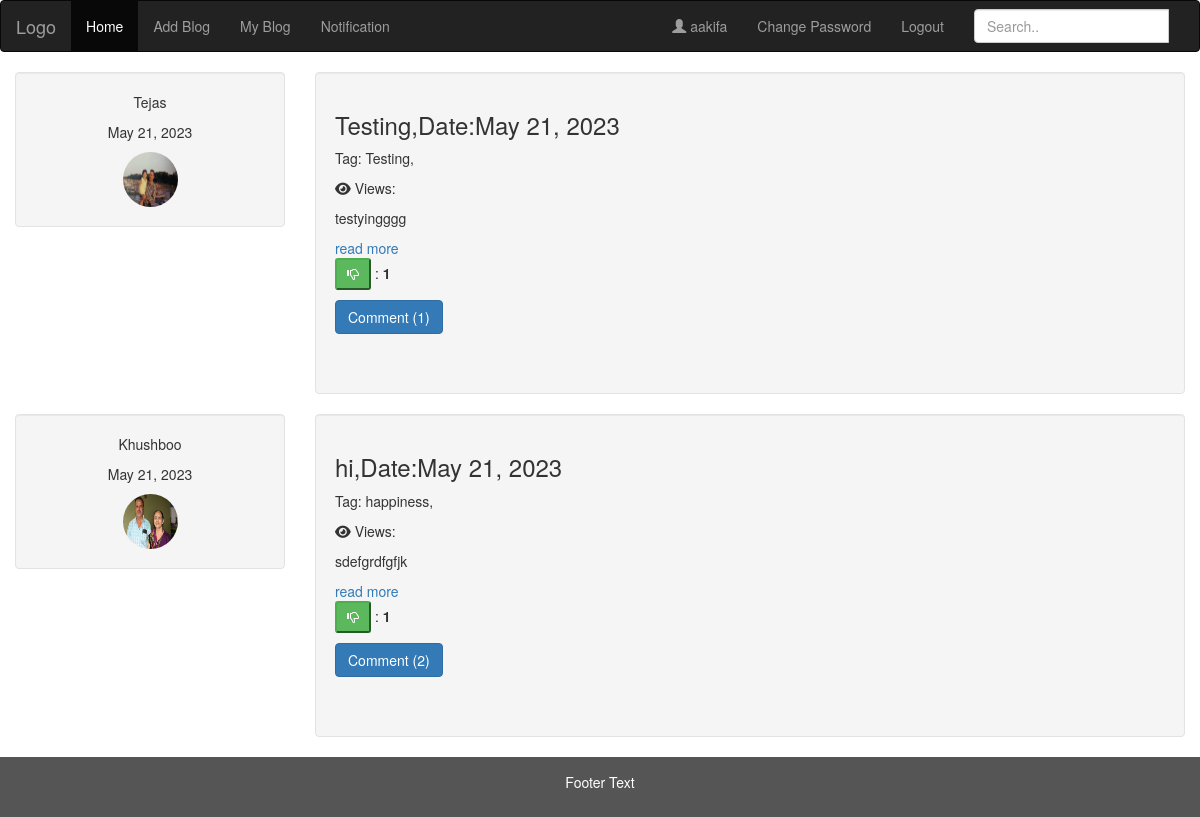
The page /userApp/index/ (signed in) on the database its author committed.
### blogmanageApp/models.py (models this page shows, shortened)
@python_2_unicode_compatible
class Post(models.Model):
    title = models.CharField(max_length= 200)
    title_tag = models.CharField(max_length= 200)
    author = models.ForeignKey(User, on_delete = models.CASCADE)
    tag = models.ManyToManyField(Tag)
    body = RichTextField(blank = True, null = True)
    post_date = models.DateField(auto_now_add= True)
    Category = models.ForeignKey(Category, on_delete = models.CASCADE)
    like = models.ManyToManyField(User,related_name= 'likes')
    status = models.BooleanField( default = False , null = True)
    hit_count_generic = GenericRelation(HitCount, object_id_field='object_pk',related_query_name='hit_count_generic_relation')

class Tag(models.Model):
    tag_name = models.CharField(max_length= 200)
    def __str__(self):
        return self.tag_name

### accountApp/models.py (models this page shows, shortened)
class Profile(models.Model):
    user = models.OneToOneField(User,on_delete = models.CASCADE)
    mobileno = models.CharField(max_length= 11)
    avatar = models.ImageField(upload_to = 'avatars/')
    location = models.CharField(max_length = 200)
    birth_date = models.DateField(null= True)
    bio = models.TextField(max_length = 500, blank=True)

### userApp/views.py (the view)
# urls.py: path('index/',views.index, name = 'index'),
@login_required(login_url= 'login')
def index(request):
    id = request.session['id']
    user_profile = User.objects.filter(id = id)
    '''
    print(request.method)
    if request.method == "GET":
        search_text = request.GET.get('search_text')

        if search_text is not None and search_text != u"":
            search_text = request.GET.get('search_text')
            post = Post.objects.filter(title__istartswith = search_text).filter(status = True).order_by('-post_date')

        else:
            post = []
            post = Post.objects.filter(status = True).order_by('-post_date')
    '''
    post = Post.objects.filter(status = True ).order_by('-post_date')
    paginator = Paginator(post,10)
    page = request.GET.get('page')
    try:
        posts = paginator.page(page)
    except PageNotAnInteger:
        posts = paginator.page(1)
    except EmptyPage:
        posts = paginator.page(paginator.num_pages)
    post_id = Post.objects.filter(author = id , status = True)
    comment = UserPostComment.objects.all()
    comment_filter = UserPostComment.objects.values('post_id' ).annotate(total = Count('user_id')).filter(parent_id = None)
    context ={
        'user_profile':user_profile,
        'post_detail': post,
        'comment' : comment,
        'comment_filter' : comment_filter,
        'page' : page,
        'posts' : posts,
    }
    return render(request,'userApp/index.html',context)

### userApp/templates/userApp/index.html (shortened to what this page needs)
{% extends 'userApp/base.html' %}
{% load i18n %}
{% block content %}
{% load static %}
{% load humanize %}
{% load hitcount_tags %}
<div class="container text-center" >
  <div class="row">
    <div id ="main_content" >
      {% for post in posts  %}
      <div class="row"    >
        <div class="col-sm-3">
          <div class="well">
           <p>{{ post.author.first_name }} </p>
           <p>{{ post.post_date}}</p>
           <img src="../media/{{ post.author.profile.avatar }}" class="img-circle" height="55" width="55" alt="Avatar">
          </div>
        </div>
        <div class="col-sm-9">
          <div class="well text-left">
            <h3>{{ post.title}},Date:{{ post.post_date }}</h3>
            <p >Tag: {{ post.tag.all|join:", " }},</p>
            <p>    <i class="fas fa-eye"></i>
              Views: {% get_hit_count for post %}</p>
            <div>
            {{ post.body|safe|truncatewords:"50"|linebreaks }}
            </div>
            <a href="{% url 'post' post.id %}">read more</a>
            {% if user.username in post.like.all|join:", " %}
            <p>
            <button type="button" class="dislike btn-success btn-sm" data ="{{post.id}}"  id = "like{{post.id}}">
              <span class="glyphicon glyphicon-thumbs-down" id = "icon{{post.id}}" ></span>
            </button>
            {% else %}
            <p><button type="button" class="like btn-default btn-sm" data ="{{post.id}}" id = "like{{post.id}}">
              <span class="glyphicon glyphicon-thumbs-up" id = "icon{{post.id}}" ></span>
            </button>
            {% endif %}
          :<span><b id = 'likedisplay{{post.id}}'> {{ post.like.count}}</b></span></p>
          <button class="comment btn btn-large btn-primary" data1 ="{{post.id}}" >Comment
          {% for comment_f in comment_filter %}
            {% if comment_f.post_id == post.id %}
            <span id="total_comment{{post.id}}">
            ({{ comment_f.total }})           </span>
            {% endif %}
          {% endfor %}
          </button><br><br>
              <br>
          </div>
        </div>
      </div>
    {% endfor %}
    </div>
  </div>
</div>
{% endblock %}

### userApp/templates/userApp/base.html (shortened to what this page needs)
<!DOCTYPE html>
{% load i18n %}
<html lang="en">
<head>
  {% load static %}
  <link rel="stylesheet" href="https://maxcdn.bootstrapcdn.com/bootstrap/3.4.1/css/bootstrap.min.css">
</head>
<body  >
<nav class="navbar navbar-inverse">
  <div class="container-fluid">
    <div class="navbar-header">
      <a class="navbar-brand" href="#">Logo</a>
    </div>
    <div class="collapse navbar-collapse" id="myNavbar">
      <ul class="nav navbar-nav">
        <li class="active"><a href="{% url 'login' %}">Home</a></li>
        <li><a href="{% url 'blog' %}">Add Blog</a></li>
        <li><a href="{% url 'user_blog' %}">My Blog</a></li>
        <li><a href="{% url 'notification' %}">Notification</a></li>
      </ul>
      <div class="navbar-form navbar-right" role="search">
        <div class="form-group input-group">
          <input type="text" class="form-control" id ="search" placeholder="Search..">
        </div>
      </div>
      <ul class="nav navbar-nav navbar-right"  >
        <li><a href="{% url 'update' %}"><span class="glyphicon glyphicon-user">
        </span> {{ user.first_name }}</a></li>
        <li><a href="{% url 'password_change' %}"> Change Password </a></li>
        <li><a href="{% url 'logout' %}">Logout</a></li>
      </ul>
    </div>
  </div>
</nav>
{% block content %}
{% endblock %}
<footer class="container-fluid text-center">
  <p>Footer Text</p>
</footer>
</body>
</html>

### userApp/templates/userApp/base.html (style rules this page uses)
footer { background-color: #555; color: white; padding: 15px; }

### rows shown on the page
Post: author.first_name "Tejas", post_date "May 21, 2023", author.profile.avatar (picture), title "Testing", tag.all "Testing", body "testyingggg", like.count "1", total "1"
Post: author.first_name "Khushboo", post_date "May 21, 2023", author.profile.avatar (picture), title "hi", tag.all "happiness", body "sdefgrdfgfjk", like.count "1", total "2"

### other values the page prints
{{ user.first_name }} "aakifa"
